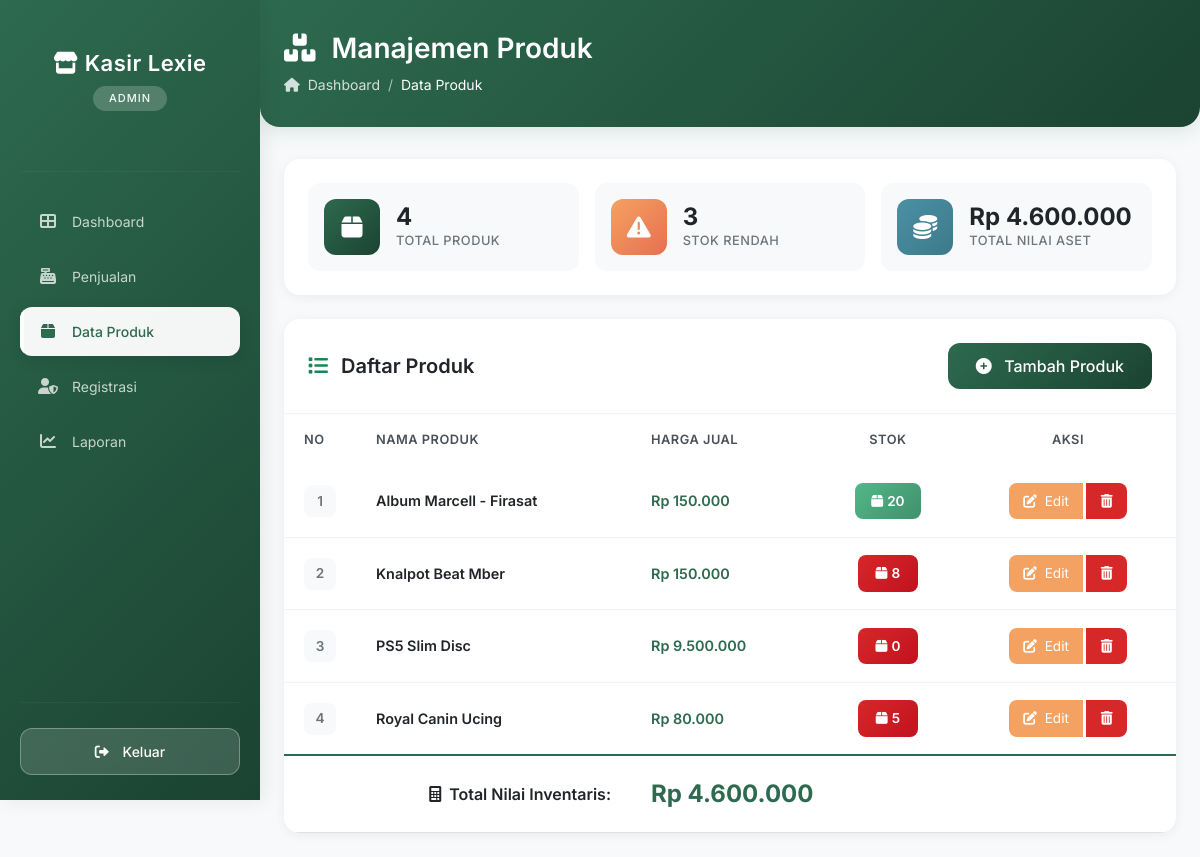
The app's page /kasir/admin/produk/index.php (signed in) with its own data.
### tables this page shows
CREATE TABLE `produk` (
  `ProdukID` int(11) NOT NULL,
  `NamaProduk` varchar(255) NOT NULL,
  `Harga` decimal(10,2) NOT NULL,
  `Stok` int(11) NOT NULL
);

### kasir/admin/produk/index.php (the view, shortened to what this page needs)
<?php
include '../../main/connect.php';
?>
<!DOCTYPE html>
<html lang="id">
<head>
    <link href="https://cdn.jsdelivr.net/npm/bootstrap@5.3.0/dist/css/bootstrap.min.css" rel="stylesheet">
    <link rel="stylesheet" href="https://cdnjs.cloudflare.com/ajax/libs/font-awesome/6.0.0/css/all.min.css">
</head>
<body class="bg-light">
    <div class="d-flex">
        <?php include '../../template/sidebar.php'; ?>
        <div class="container-fluid p-0">
            <div class="page-header">
                <div class="container-fluid px-4">
                    <h1><i class="fas fa-boxes me-3"></i>Manajemen Produk</h1>
                    <nav aria-label="breadcrumb">
                        <ol class="breadcrumb">
                            <li class="breadcrumb-item"><i class="fas fa-home me-2"></i>Dashboard</li>
                            <li class="breadcrumb-item active">Data Produk</li>
                        </ol>
                    </nav>
                </div>
            </div>
            <div class="container-fluid px-4 pb-4">
                <?php
                $query_all = mysqli_query($conn, "SELECT * FROM produk");
                $total_produk = mysqli_num_rows($query_all);
                $query_low = mysqli_query($conn, "SELECT * FROM produk WHERE Stok < 10");
                $stok_rendah = mysqli_num_rows($query_low);
                $total_aset = 0;
                mysqli_data_seek($query_all, 0);
                while($p = mysqli_fetch_array($query_all)){
                    $total_aset += ($p['Harga'] * $p['Stok']);
                }
                ?>
                <div class="stats-card">
                    <div class="row g-3">
                        <div class="col-md-4">
                            <div class="stat-item">
                                <div class="stat-icon green">
                                    <i class="fas fa-box"></i>
                                </div>
                                <div class="stat-content">
                                    <h3><?= $total_produk; ?></h3>
                                    <p>Total Produk</p>
                                </div>
                            </div>
                        </div>
                        <div class="col-md-4">
                            <div class="stat-item">
                                <div class="stat-icon orange">
                                    <i class="fas fa-exclamation-triangle"></i>
                                </div>
                                <div class="stat-content">
                                    <h3><?= $stok_rendah; ?></h3>
                                    <p>Stok Rendah</p>
                                </div>
                            </div>
                        </div>
                        <div class="col-md-4">
                            <div class="stat-item">
                                <div class="stat-icon blue">
                                    <i class="fas fa-coins"></i>
                                </div>
                                <div class="stat-content">
                                    <h3>Rp <?= number_format($total_aset, 0, ',', '.'); ?></h3>
                                    <p>Total Nilai Aset</p>
                                </div>
                            </div>
                        </div>
                    </div>
                </div>
                <div class="card main-card">
                    <div class="card-header d-flex justify-content-between align-items-center">
                        <h5 class="card-title">
                            <i class="fas fa-list me-2 text-success"></i>
                            Daftar Produk
                        </h5>
                        <a href="tambah.php" class="btn btn-add">
                            <i class="fas fa-plus-circle me-2"></i> Tambah Produk
                        </a>
                    </div>
                    <div class="card-body p-0">
                        <div class="table-responsive">
                            <table class="table product-table mb-0">
                                <thead>
                                    <tr>
                                        <th width="5%">No</th>
                                        <th>Nama Produk</th>
                                        <th>Harga Jual</th>
                                        <th class="text-center">Stok</th>
                                        <th class="text-center">Aksi</th>
                                    </tr>
                                </thead>
                                <tbody>
                                    <?php
                                    $no = 1;
                                    $query = mysqli_query($conn, "SELECT * FROM produk ORDER BY NamaProduk ASC");
                                    while($d = mysqli_fetch_array($query)){
                                    ?>
                                    <tr>
                                        <td>
                                            <span class="number-badge"><?= $no++; ?></span>
                                        </td>
                                        <td>
                                            <div class="product-name"><?= $d['NamaProduk']; ?></div>
                                        </td>
                                        <td>
                                            <span class="product-price">Rp <?= number_format($d['Harga'], 0, ',', '.'); ?></span>
                                        </td>
                                        <td class="text-center">
                                            <span class="badge-stock <?= $d['Stok'] < 10 ? 'badge-low' : 'badge-good'; ?>">
                                                <i class="fas fa-box me-1"></i><?= $d['Stok']; ?>
                                            </span>
                                        </td>
                                        <td class="text-center">
                                            <div class="btn-group gap-1">
                                                <a href="edit.php?id=<?= $d['ProdukID']; ?>" class="btn btn-action btn-edit" title="Edit">
                                                    <i class="fas fa-edit me-1"></i> Edit
                                                </a>
                                                <a href="hapus.php?id=<?= $d['ProdukID']; ?>"
                                                   class="btn btn-action btn-delete"
                                                   title="Hapus"
                                                   onclick="return confirm('Menghapus produk akan berpengaruh pada data transaksi. Yakin ingin menghapus?')">
                                                    <i class="fas fa-trash-alt"></i>
                                                </a>
                                            </div>
                                        </td>
                                    </tr>
                                    <?php } ?>
                                </tbody>
                                <?php if(mysqli_num_rows($query) > 0): ?>
                                <tfoot>
                                    <tr>
                                        <th colspan="2" class="text-end">
                                            <i class="fas fa-calculator me-2"></i>Total Nilai Inventaris:
                                        </th>
                                        <th colspan="3">
                                            <span class="total-asset">Rp <?= number_format($total_aset, 0, ',', '.'); ?></span>
                                        </th>
                                    </tr>
                                </tfoot>
                                <?php endif; ?>
                            </table>
                        </div>
                    </div>
                </div>
            </div>
        </div>
    </div>
</body>
</html>

### kasir/admin/produk/index.php (style rules this page uses)
* { font-family: 'Inter', sans-serif; }
body { background: #f8f9fa; }
.page-header { background: linear-gradient(135deg, #2d6a4f 0%, #1b4332 100%); color: white; padding: 2rem 0; margin-bottom: 2rem; border-radius: 0 0 20px 20px; box-shadow: 0 4px 20px rgba(45, 106, 79, 0.15); }
.page-header h1 { font-weight: 600; font-size: 1.75rem; margin: 0; }
.page-header .breadcrumb { background: transparent; margin: 0; padding: 0; margin-top: 0.5rem; }
.page-header .breadcrumb-item { color: rgba(255, 255, 255, 0.8); font-size: 0.875rem; }
.page-header .breadcrumb-item.active { color: white; }
.page-header .breadcrumb-item + .breadcrumb-item::before { color: rgba(255, 255, 255, 0.6); }
.stats-card { background: white; border-radius: 16px; border: none; box-shadow: 0 2px 12px rgba(0, 0, 0, 0.06); padding: 1.5rem; margin-bottom: 1.5rem; }
.stat-item { display: flex; align-items: center; padding: 1rem; background: #f8f9fa; border-radius: 12px; transition: all 0.3s ease; }
.stat-icon { width: 56px; height: 56px; border-radius: 12px; display: flex; align-items: center; justify-content: center; font-size: 1.5rem; margin-right: 1rem; }
.stat-icon.green { background: linear-gradient(135deg, #2d6a4f 0%, #1b4332 100%); color: white; }
.stat-icon.blue { background: linear-gradient(135deg, #4a90a4 0%, #3d7a8a 100%); color: white; }
.stat-icon.orange { background: linear-gradient(135deg, #f4a261 0%, #e76f51 100%); color: white; }
.stat-content h3 { font-size: 1.5rem; font-weight: 700; margin: 0; color: #212529; }
.stat-content p { font-size: 0.8rem; color: #6c757d; margin: 0; text-transform: uppercase; letter-spacing: 0.5px; font-weight: 500; }
.main-card { background: white; border-radius: 16px; border: none; box-shadow: 0 2px 12px rgba(0, 0, 0, 0.06); overflow: hidden; }
.main-card .card-header { background: white; border-bottom: 1px solid #f1f3f5; padding: 1.5rem; }
.card-title { font-size: 1.25rem; font-weight: 600; margin: 0; color: #212529; }
.btn-add { background: linear-gradient(135deg, #2d6a4f 0%, #1b4332 100%); color: white; border: none; border-radius: 12px; padding: 0.7rem 1.75rem; font-weight: 500; transition: all 0.3s ease; }
.product-table { margin: 0; }
.product-table thead { background: #f8f9fa; }
.product-table thead th { border: none; padding: 1rem 1.25rem; font-weight: 600; font-size: 0.8rem; text-transform: uppercase; letter-spacing: 0.5px; color: #495057; }
.product-table tbody td { padding: 1.1rem 1.25rem; vertical-align: middle; border-color: #f1f3f5; font-size: 0.9rem; }
.product-table tbody tr { transition: all 0.2s ease; }
.product-table tfoot { background: linear-gradient(135deg, #f8f9fa 0%, #e9ecef 100%); border-top: 2px solid #2d6a4f; }
.product-table tfoot th { padding: 1.25rem; font-weight: 600; }
.product-name { font-weight: 600; color: #212529; }
.product-price { color: #2d6a4f; font-weight: 600; }
.badge-stock { padding: 0.5rem 1rem; border-radius: 8px; font-weight: 600; font-size: 0.85rem; min-width: 60px; display: inline-block; }
.badge-low { background: linear-gradient(135deg, #d62828 0%, #c1121f 100%); color: white; }
.badge-good { background: linear-gradient(135deg, #52b788 0%, #40916c 100%); color: white; }
.btn-action { padding: 0.5rem 0.9rem; border-radius: 8px; font-size: 0.85rem; transition: all 0.3s ease; border: none; }
.btn-edit { background: #f4a261; color: white; }
.btn-delete { background: #d62828; color: white; }
.number-badge { display: inline-flex; align-items: center; justify-content: center; width: 32px; height: 32px; background: #f8f9fa; border-radius: 8px; font-weight: 600; color: #6c757d; font-size: 0.85rem; }
.total-asset { font-size: 1.5rem; color: #2d6a4f; font-weight: 700; }

### kasir/template/sidebar.php (style rules this page uses)
* { font-family: 'Inter', sans-serif; }

### records on screen
produk: NamaProduk "Album Marcell - Firasat", Harga "150.000", Stok "20"
produk: NamaProduk "Knalpot Beat Mber", Harga "150.000", Stok "8"
produk: NamaProduk "PS5 Slim Disc", Harga "9.500.000", Stok "0"
produk: NamaProduk "Royal Canin Ucing", Harga "80.000", Stok "5"

### other values on screen
$_SESSION['role'] "ADMIN"
$total_produk "4"
$stok_rendah "3"
$total_aset "4.600.000"
